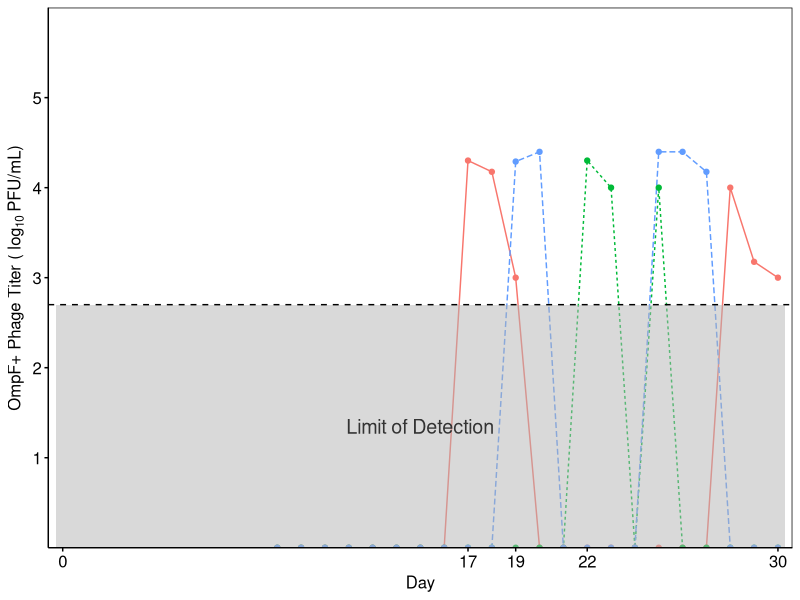
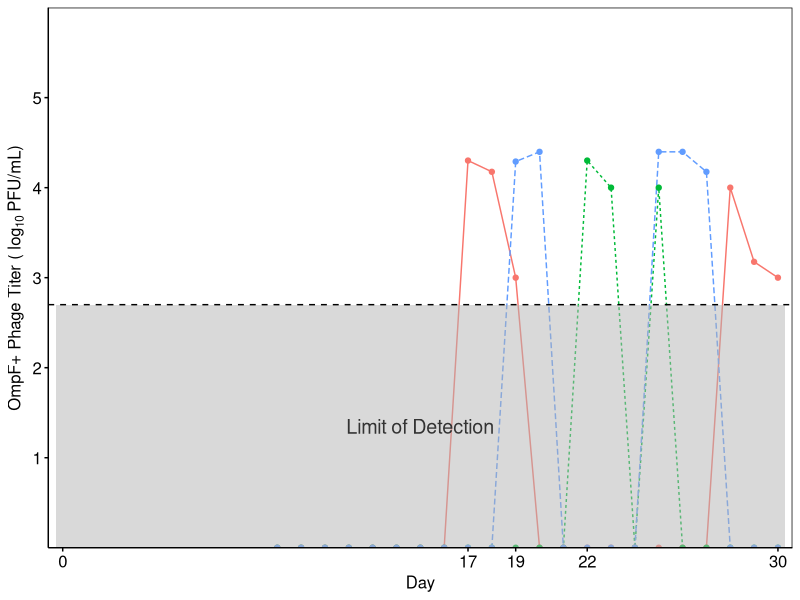

These charts were generated, in order, by the following R code:

# 2021-01-14
# This script is appropriated from that used to make Figure 1
#  However, instead of overall population dynamics
#  I will plot the titer of phage in untrained phage treatment
#  that have evolved to use the new, OmpF receptor.

library(ggplot2)
library(ggpubr)
setwd("CoevolReplay_FastResistance/Manuscript/FigureS6")
raw.data <- read.csv(file = "2020-04-02_CoevolutionCounts.csv")

colnames(raw.data)
# Will just focus on Hi inoculum data from unstrained phage lysates
dater <- subset(raw.data, Inoculum == 'Hi'
                  & Phage_Strain == 'cI26'
                  & Plated == 'Lysate')
  
################################################################################
  # Plot for lysate phage titers
  lysate.plot <- ggplot(data = subset(dater, Plated == 'Lysate'),
                           aes(x = Timepoint,
                               y = log10(as.numeric(TiterOn19A)),
                               color = as.factor(Rep))) +
    geom_path(aes(linetype = as.factor(Rep)), size = 0.5) +
    geom_point(size = 1.5) +
    annotate('rect', xmin = -0.3, xmax = 30.3, ymin = 0, ymax = 2.7,
             color = NA, fill = 'grey70', alpha = 0.5) +
    annotate('text', label = 'Limit of Detection',
             x = 15, y = 1.35, size = 5, color = 'grey20') +
    labs(y = bquote('OmpF+ Phage Titer ('~log[10]~'PFU/mL)'), x = 'Day') +
    scale_y_continuous(breaks = c(1,2,3,4,5),
                       limits = c(0,6),
                       expand = c(0,0)) +
    scale_x_continuous(breaks = c(0,17,19,22,30),
                       expand = c(0.01,0)) +
    theme(panel.grid.major = element_blank(),
          panel.grid.minor = element_blank(),
          panel.background = element_blank(),
          # Legend alterations
          legend.position = 'none',
          #axis.line = element_line(colour = "black"),
          # Change axes title sizes
          axis.title.x=element_text(size = 12, color = 'black'),
          axis.title.y=element_text(size = 12, color = 'black'),
          # Change axes ticks
          axis.line = element_line(color='black'),
          axis.ticks = element_line(color= 'black'),
          # Change axes text sizes
          axis.text.x = element_text(size=12, color = 'black'),
          axis.text.y = element_text(size=12, color = 'black'),
          panel.border = element_rect(fill = NA, colour = "black")) +
    geom_hline(yintercept = 2.7, linetype = 'dashed') +
    guides(linetype = FALSE)
  lysate.plot
  
  ggsave(filename = "OmpF Plot.pdf", 
         plot = lysate.plot, width = 6, height = 4, bg = 'transparent')

